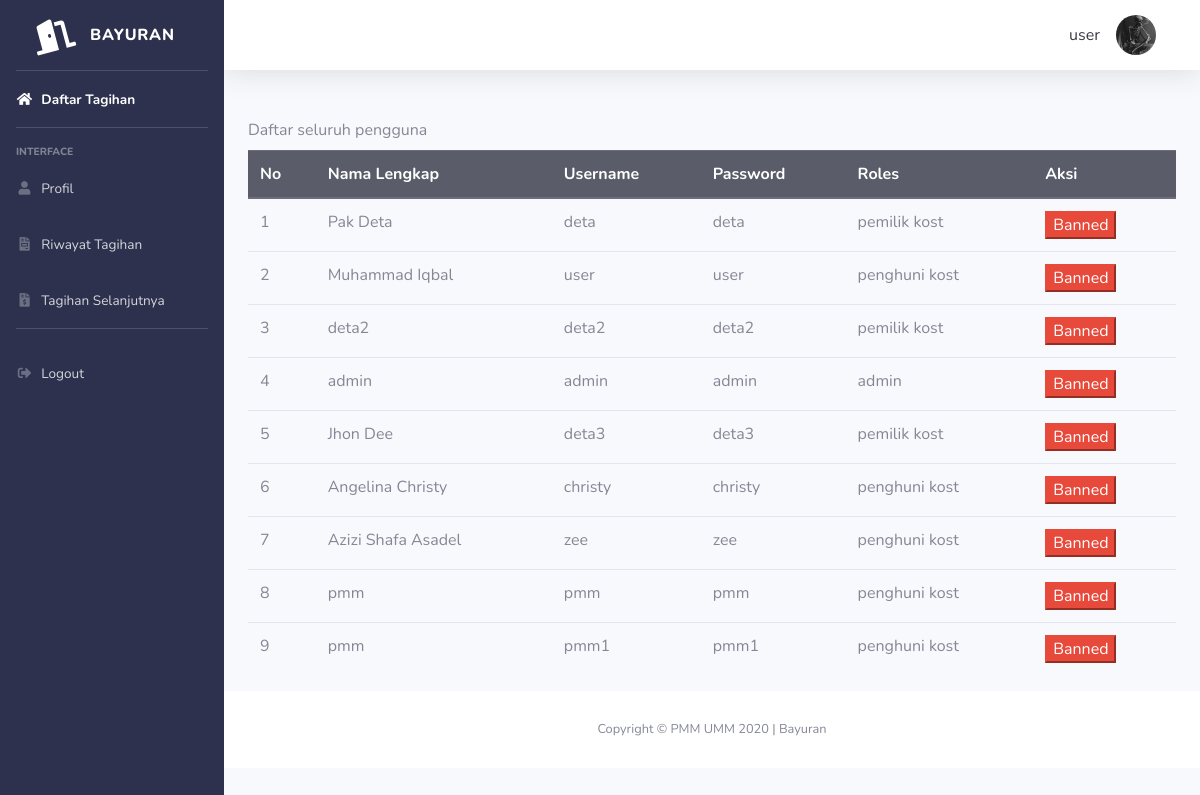
The app's page /kost/user.php (signed in) with its own data.
### tables this page shows
CREATE TABLE `user` (
  `id` int(11) NOT NULL,
  `nama_lengkap` varchar(255) DEFAULT NULL,
  `email` varchar(255) DEFAULT NULL,
  `username` varchar(255) DEFAULT NULL,
  `password` varchar(255) DEFAULT NULL,
  `no_hp` varchar(255) DEFAULT NULL,
  `pekerjaan` varchar(255) DEFAULT NULL,
  `jenis_kelamin` varchar(25) DEFAULT NULL,
  `foto_ktp` varchar(255) DEFAULT NULL,
  `foto_profil` text DEFAULT NULL,
  `roles` int(11) DEFAULT NULL,
  `id_kost_saya` int(11) DEFAULT NULL
);

CREATE TABLE `roles_user` (
  `id_roles` int(11) NOT NULL,
  `nama` varchar(255) DEFAULT NULL
);

### kost/user.php (the view)
<?php
include "template/header.php";
$data = mysqli_query($koneksi, "SELECT * FROM user JOIN roles_user on user.roles=roles_user.id_roles");
?>
<div class="container">
    <label for="">Daftar seluruh pengguna</label>
    <table class="table ">
        <thead class="thead-dark">
            <tr class="">
                <th>No</th>
                <th>Nama Lengkap</th>
                <th>Username</th>
                <th>Password</th>
                <th>Roles</th>
                <th>Aksi</th>
            </tr>
        </thead>
        <tbody>
            <?php
            $n = 0;
            while ($d = mysqli_fetch_array($data)) {
                $n++;
            ?>
                <tr>
                    <td><?php echo $n ?></td>
                    <td><?php echo $d['nama_lengkap'] ?></td>
                    <td><?php echo $d['username'] ?></td>
                    <td><?php echo $d['password'] ?></td>
                    <td><?php echo $d['nama'] ?></td>
                    <td>
                        <a href="php/hapus-user.php?id=<?php echo $d['id']; ?>"><button class="btn-danger">Banned</button></a>
                    </td>
                </tr>
            <?php } ?>
        </tbody>
    </table>
</div>
<?php
include "template/footer.php"
?>

### kost/template/header.php (shortened to what this page needs)
<head>
    <?php
    include '../php/koneksi.php';
    $username = $_SESSION['username'];
    $data = mysqli_query($koneksi, "SELECT * FROM user WHERE username='$username'");
    $d = mysqli_fetch_array($data);
    ?>
    <link href="vendor/fontawesome-free/css/all.min.css" rel="stylesheet" type="text/css">
    <link rel="stylesheet" type="text/css" href="css/sb-admin-2.css">
    <link rel="stylesheet" type="text/css" href="css/sb-admin-2.min.css">
</head>
<body id="page-top">
    <div id="wrapper">
        <ul class="navbar-nav bg-gradient-danger sidebar sidebar-dark accordion" id="accordionSidebar">
            <a class="sidebar-brand d-flex align-items-center justify-content-center" href="index.php">
                <div class="sidebar-brand-icon rotate-n-15">
                    <i class="fas fa-door-open"></i>
                </div>
                <div class="sidebar-brand-text mx-3">BAYURAN</div>
            </a>
            <hr class="sidebar-divider my-0">
            <li class="nav-item active">
                <a class="nav-link" href="daftar-kost.php">
                    <i class="fas fa-fw fa-home"></i>
                    <span>Daftar Tagihan</span>
                </a>
            </li>
            <hr class="sidebar-divider">
            <div class="sidebar-heading">
                Interface
            </div>
            <?php if ($d['roles'] == 1) { ?>
                <li class="nav-item">
                    <a class="nav-link" href="profil.php">
                        <i class="fas fa-fw fa-user"></i>
                        <span>Profil</span>
                    </a>
                </li>
                <li class="nav-item">
                    <a class="nav-link" href="tagihan.php">
                        <i class="fas fa-fw fa-file-invoice"></i>
                        <span>Riwayat Tagihan</span>
                    </a>
                </li>
                <li class="nav-item">
                    <a class="nav-link" href="kostku.php">
                        <i class="fas fa-fw fa-file-invoice-dollar"></i>
                        <span>Tagihan Selanjutnya</span>
                    </a>
                </li>
            <?php } else if ($d['roles'] == 2) { ?>
                <li class="nav-item">
                    <a class="nav-link" href="tambah_kos.php">
                        <i class="fas fa-fw fa-plus"></i>
                        <span>Tambah Tagihan</span>
                    </a>
                </li>
                <li class="nav-item">
                    <a class="nav-link" href="properti.php">
                        <i class="fas fa-fw fa-file-invoice"></i>
                        <span>List Tagihan</span>
                    </a>
                </li>
                <li class="nav-item">
                    <a class="nav-link" href="profil.php">
                        <i class="fas fa-fw fa-user"></i>
                        <span>Profil</span>
                    </a>
                </li>
            <?php } else if ($d['roles'] == 3) { ?>
                <li class="nav-item">
                    <a class="nav-link" href="user.php">
                        <i class="fas fa-fw fa-users"></i>
                        <span>Daftar Warga</span>
                    </a>
                </li>
                <li class="nav-item">
                    <a class="nav-link" href="kost_management.php">
                        <i class="fas fa-fw fa-file-invoice"></i>
                        <span>List Tagihan</span>
                    </a>
                </li>
                <li class="nav-item">
                    <a class="nav-link" href="semua_transaksi.php">
                        <i class="fas fa-fw fa-exchange-alt"></i>
                        <span>Management Transaksi</span>
                    </a>
                </li>
                <li class="nav-item">
                    <a class="nav-link" href="profil.php">
                        <i class="fas fa-fw fa-user"></i>
                        <span>Profil</span>
                    </a>
                </li>
            <?php } ?>
            <hr class="sidebar-divider">
            <li class="nav-item">
                <a class="nav-link" href="logout.php">
                    <i class="fas fa-fw fa-sign-out-alt"></i>
                    <span>Logout</span>
                </a>
            </li>
        </ul>
        <div id="content-wrapper" class="d-flex flex-column">
            <div id="content">
                <nav class="navbar navbar-expand navbar-light bg-white topbar mb-4 static-top shadow">
                    <ul class="navbar-nav ml-auto">
                        <li class="nav-item dropdown no-arrow">
                            <a class="nav-link dropdown-toggle" href="#" id="userDropdown" role="button" data-toggle="dropdown" aria-haspopup="true" aria-expanded="false">
                                <span class="mr-3 d-none d-lg-inline text-gray-900 large"><?php echo $_SESSION['username']; ?></span>
                                <img style="object-fit: cover;" src="../img/profil/<?php echo $d['foto_profil'] ?>" class="thumbnail img-responsive rounded-circle mr-3" height="40px" width="40px" alt="avatar">
                            </a>
                        </li>
                    </ul>
                </nav>

### records on screen
user: foto_profil (picture), nama_lengkap "Muhammad Iqbal", username "user", password "user", roles.nama "penghuni kost"
user: nama_lengkap "Pak Deta", username "deta", password "deta", roles.nama "pemilik kost"
user: nama_lengkap "deta2", username "deta2", password "deta2", roles.nama "pemilik kost"
user: nama_lengkap "admin", username "admin", password "admin", roles.nama "admin"
user: nama_lengkap "Jhon Dee", username "deta3", password "deta3", roles.nama "pemilik kost"
user: nama_lengkap "Angelina Christy", username "christy", password "christy", roles.nama "penghuni kost"
user: nama_lengkap "Azizi Shafa Asadel", username "zee", password "zee", roles.nama "penghuni kost"
user: nama_lengkap "pmm", username "pmm", password "pmm", roles.nama "penghuni kost"
user: nama_lengkap "pmm", username "pmm1", password "pmm1", roles.nama "penghuni kost"

### other values on screen
$_SESSION['username'] "user"
